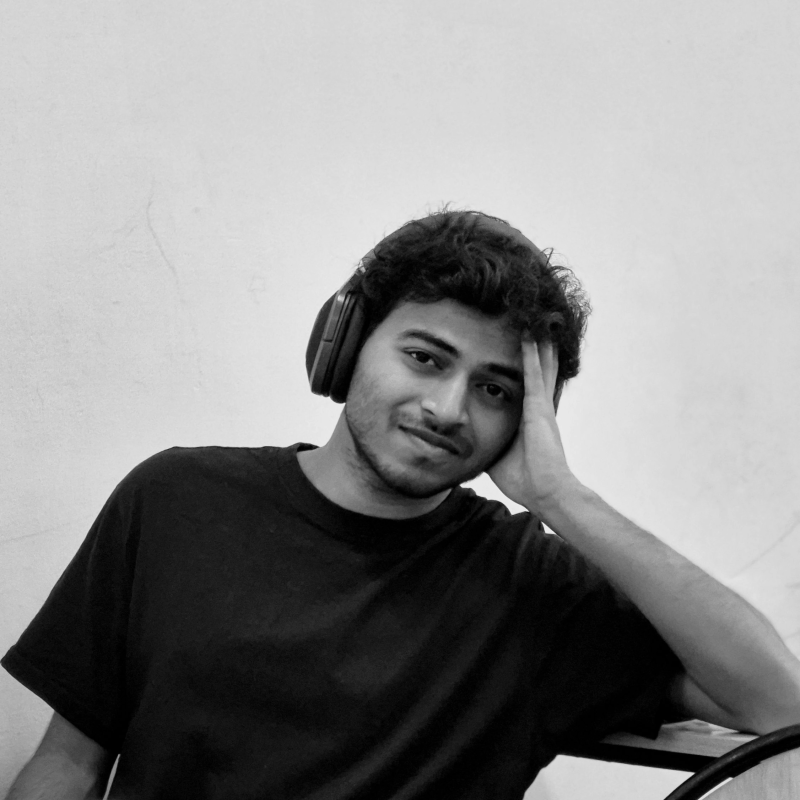
#> input picture assets/me.png, 800 x 800 px
$ python dotify.py ../assets/me.png
#> lines starting #> are read from the running program, lines starting #| are printed output that depends on the picture
from PIL import Image,ImageOps
import argparse
p=argparse.ArgumentParser();p.add_argument('image');p.add_argument('-o','--output',default='assets/portrait');p.add_argument('--cols',type=int,default=88);p.add_argument('--color',action='store_true');a=p.parse_args()
im=Image.open(a.image).convert('RGBA'); rows=max(1,int(a.cols*(im.height/im.width)*.55)); im=ImageOps.fit(im,(a.cols,rows),Image.Resampling.LANCZOS); g=ImageOps.grayscale(im); path=a.output if a.output.endswith('.svg') else a.output+'.svg'
#> after `rows = max(1, int(a.cols * (im.height / im.width) * 0.55))`: rows = 48
#> after `im = ImageOps.fit(im, (a.cols, rows), Image.Resampling.LANCZOS)`:
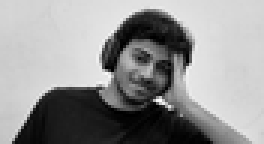
#> im: PIL image 88x48 RGBA (shown 3 times larger); mean R, G, B, A 148.1, 148.1, 148.1, 255
with open(path,'w') as f:
 f.write(f'<svg xmlns="http://www.w3.org/2000/svg" viewBox="0 0 {a.cols*8} {rows*8}">\n')
 for y in range(rows):
  for x in range(a.cols):
   v=g.getpixel((x,y))/255;r=.15+.72*(1-v);c=im.getpixel((x,y))[:3];fill=f'rgb{c}' if a.color else '#39D353';f.write(f'<circle cx="{x*8+4}" cy="{y*8+4}" r="{r*3:.2f}" fill="{fill}"/>')
 f.write('</svg>')
print(path)
